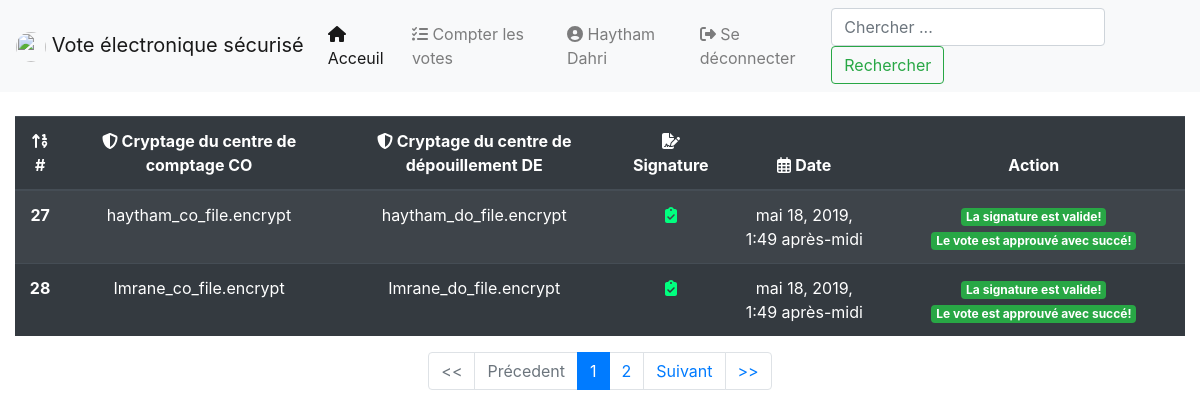
Before: /revision/ (signed in) with the older database file.
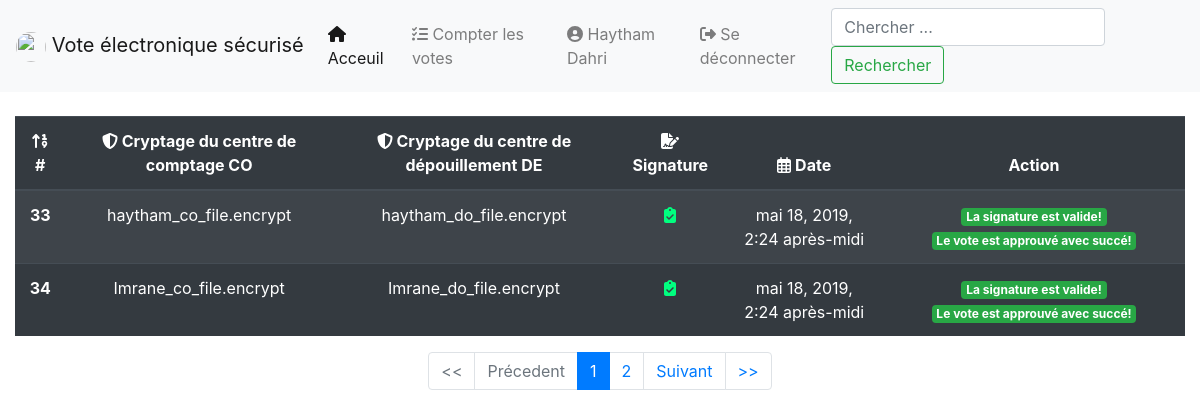
After: the same page with the newer database file.
### SecuredVote/models.py (models this page shows, shortened)
class Revision(models.Model):
    pending = models.ForeignKey(Pending, on_delete=models.CASCADE)
    do_file = models.FileField(null=False, blank=True)
    co_file = models.FileField(null=False, blank=True)
    date = models.DateTimeField(default=now)
    signature = models.ForeignKey(Signature, on_delete=models.CASCADE, null=True)
    done = models.BooleanField(default=False, null=True, blank=True)
    is_valid = models.BooleanField(default=None, null=True, blank=True)

class Pending(models.Model):
    co_file = models.FileField(null=False)
    do_file = models.FileField(null=False, blank=True)
    date = models.DateTimeField(default=now)
    done = models.BooleanField(default=False, null=True, blank=True)
    is_valid = models.BooleanField(default=False, null=True, blank=True)
    signature = models.ForeignKey(Signature, on_delete=models.CASCADE)

### SecuredVote/views.py (the view, shortened to what this page needs)
# urls.py: path('revision/', views.VotesRevision.as_view(), name="votes_revision"),
class VotesRevision(LoginRequiredMixin, View):
    login_url = "/login/"
    redirect_field_name = "next"
    def get(self, request, *args, **kwargs):
        context = dict()
        user = request.user
        page = request.POST.get('page' or None)
        url = reverse("vote:votes_revision")
        if page is not None:
            url += f"?page={page}"
        if user.is_superuser:
            search = request.GET.get("search" or None)
            if search is not None:
                try:
                    revisions = Revision.objects.filter(id=search)
                except:
                    revisions = []
            else:
                revisions = Revision.objects.all()
            paginator = Paginator(revisions, 2)  # Show 2 pending votes per page
            page = request.GET.get("page")
            revisions = paginator.get_page(page)
            context["revisions"] = revisions
            return render(request, "vote/revisions.html", context)
        messages.info(request, "Vous n'êtes pas membre du centre de dépouillement!")
        return redirect("vote:home")

### SecuredVote/forms.py
class SearchForm(forms.Form):
    search = forms.CharField(max_length=255, empty_value=False, widget=forms.TextInput(
        attrs={'class': 'form-control mr-sm-2', 'placeholder': 'Chercher ...', 'aria-label': 'Search',
               'type': 'search'}))

### SecuredVote/context_processor.py (called while the page is built)
def global_var(request):
    context = dict()
    search_form = SearchForm()
    context['search_form'] = search_form
    return context

### templates/vote/revisions.html (shortened to what the changed rows need)
{% extends 'vote/base.html' %}
{% load staticfiles %}
{% block content %}
    {% include 'vote/messages.html' %}
    <div class="table-responsive">
        <table align="center" class="table table-striped table-dark table-hover">
        <thead>
        <tr align="center">
            <th scope="col"><i class="fas fa-sort-numeric-up"></i> #</th>
            <th scope="col"><i class="fas fa-shield-alt"></i> Cryptage du centre de comptage CO</th>
            <th scope="col"><i class="fas fa-shield-alt"></i> Cryptage du centre de dépouillement DE</th>
            <th scope="col"><i class="fas fa-file-signature"></i> Signature</th>
            <th scope="col"><i class="far fa-calendar-alt"></i> Date</th>
            <th scope="col">Action</th>
        </tr>
        </thead>
        <tbody>
        {% for revision in revisions.object_list %}
            <tr align="center">
                <th scope="row">{{ revision.pk }}</th>
                <td>{{ revision.pending.co_file.name }}</td>
                <td>{{ revision.do_file.name }}</td>
                <td>
                    {% if revision.signature.is_valid  %}
                        <i class="fas fa-clipboard-check" style="color: springgreen;"></i>
                    {% else %}
                        <i class="fas fa-spinner fa-spin"></i>
                    {% endif %}
                </td>
                <td>{{ revision.date }}</td>
                <td>
                    {% if revision.signature.is_valid is True %}
                        <span class="badge badge-success">La signature est valide!</span>
                    {% endif %}
                    {% if not revision.is_valid is True and revision.done is True %}
                        <span class="badge badge-danger">Le vote est refusé en tant qu'invalide!</span>
                    {% elif revision.is_valid is True and revision.done is True  %}
                        <span class="badge badge-success">Le vote est approuvé avec succé!</span>
                    {% endif %}
                </td>
            </tr>
        {% empty %}
            <tr>
                <td colspan="9" class="alert alert-warning text-center font-weight-bold">
                    <i class="fas fa-info-circle"></i> Aucun vote n'a été ajouté pour la verificaton finale!
                </td>
            </tr>
        {% endfor %}
        </tbody>
    </table>
    </div>
    {% if revisions.has_other_pages %}
        <nav aria-label="...">
            <ul class="pagination justify-content-center">
                {% for page_num in revisions.paginator.page_range %}
                    {% if revisions.number == page_num %}
                        <li class="page-item active" aria-current="page">
                            <a class="page-link"
                               href="{% url 'vote:votes_revision' %}?page={{ page_num }}{% if 'search' in request.GET %}&search={{ request.GET.search }}{% endif %}">{{ page_num }}
                                <span class="sr-only">(current)</span></a>
                        </li>
                    {% else %}
                        <li class="page-item"><a class="page-link"
                                                 href="{% url 'vote:votes_revision' %}?page={{ page_num }}{% if 'search' in request.GET %}&search={{ request.GET.search }}{% endif %}">{{ page_num }}</a>
                        </li>
                    {% endif %}
                {% endfor %}
            </ul>
        </nav>
    {% endif %}
{% endblock %}

Changed rows visible on the page:
removed Revision: pk "27", pending.co_file.name "haytham_co_file.encrypt", do_file.name "haytham_do_file.encrypt", date "mai 18, 2019, 1:49 après-midi", shows "La signature est valide!", is_valid "Le vote est approuvé avec succé!"
removed Revision: pk "28", pending.co_file.name "Imrane_co_file.encrypt", do_file.name "Imrane_do_file.encrypt", date "mai 18, 2019, 1:49 après-midi", shows "La signature est valide!", is_valid "Le vote est approuvé avec succé!"
added Revision: pk "33", pending.co_file.name "haytham_co_file.encrypt", do_file.name "haytham_do_file.encrypt", date "mai 18, 2019, 2:24 après-midi", shows "La signature est valide!", is_valid "Le vote est approuvé avec succé!"
added Revision: pk "34", pending.co_file.name "Imrane_co_file.encrypt", do_file.name "Imrane_do_file.encrypt", date "mai 18, 2019, 2:24 après-midi", shows "La signature est valide!", is_valid "Le vote est approuvé avec succé!"
